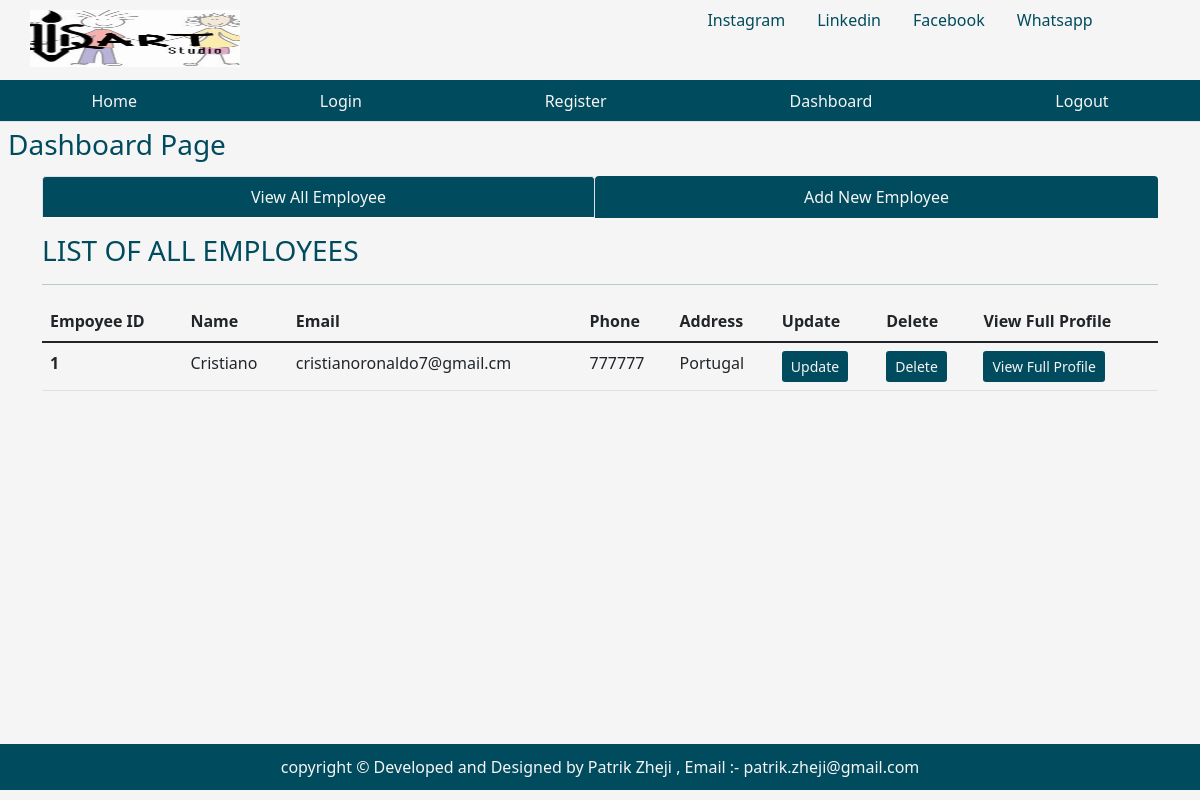
Page /dashboard on the earlier database version.
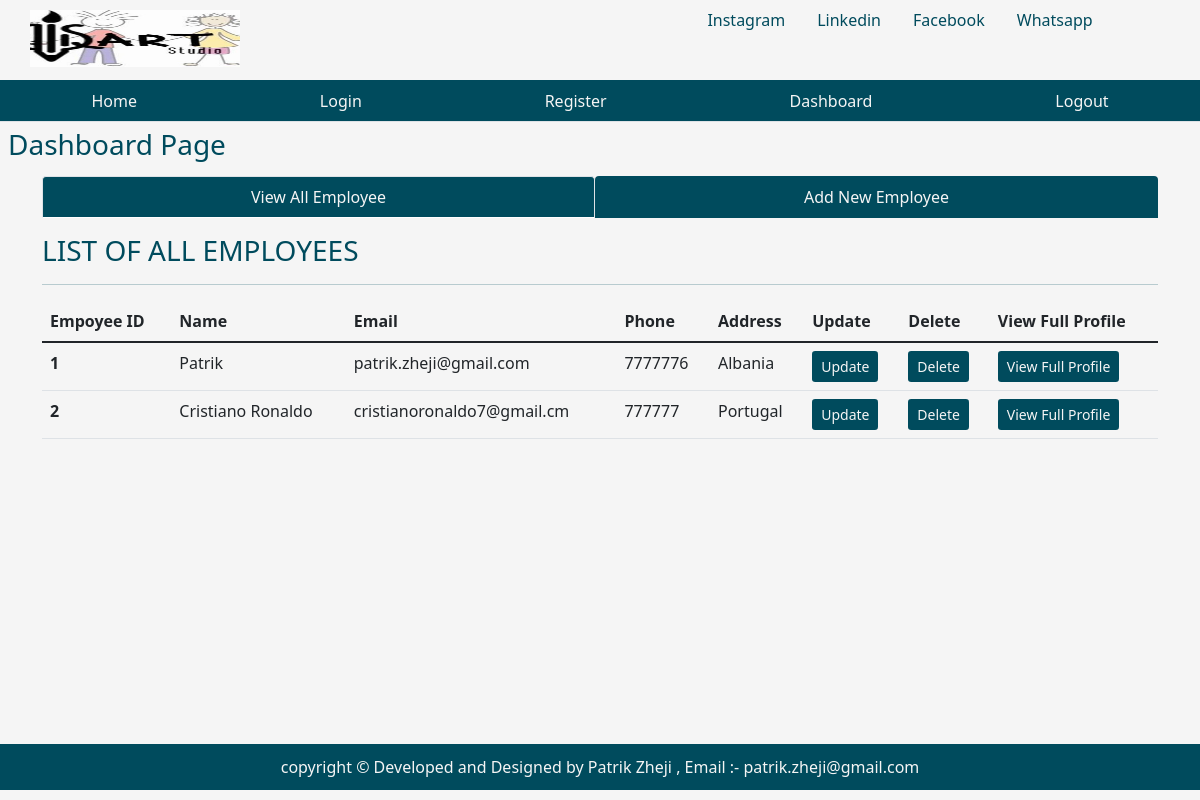
Same page on the later database version.
### tables this page shows
CREATE TABLE emp (
    empid INTEGER PRIMARY KEY AUTOINCREMENT,
    name TEXT NOT NULL,
    email TEXT,
    phone INTEGER,
    address TEXT,
    joining_date TIMESTAMP DEFAULT CURRENT_TIMESTAMP,
    total_projects INTEGER DEFAULT 1,
    total_test_case INTEGER DEFAULT 1,
    total_defects_found INTEGER DEFAULT 1,
    total_defects_pending INTEGER DEFAULT 1
);

### app.py (the view)
@app.route('/dashboard')
def dashboard():
    user = get_current_user()
    db = get_database()
    emp_cur = db.execute('SELECT empid, name, email, phone, address FROM emp')
    allemp = emp_cur.fetchall()
    return render_template('dashboard.html', user=user, allemp=allemp)

### app.py (called while the page is built)
@app.teardown_appcontext
def close_database(eror):
    if hasattr(g, 'crudapplication_db'):
        g.crudapplication_db.close()

def get_current_user():
    user = None
    if 'user' in session:
        user = session['user']
        db = get_database()
        user_cur = db.execute('SELECT * FROM users WHERE name = ?', [user])
        user = user_cur.fetchone()
    return user

### database.py (called while the page is built)
def connect_to_database():
    sql = sqlite3.connect('/Users/patrikzheji/Desktop/Final-Project-Website-Qendra/Final_project_Holberton/crudapplication.db')
    sql.row_factory = sqlite3.Row
    return sql

def get_database():
    if not hasattr(g, 'crudapplication_db'):
        g.crudapplication_db = connect_to_database()
    return g.crudapplication_db

### templates/dashboard.html (shortened to what this page needs)
{% from "showlinks.html" import show_links, showsocialmedialinks %}
<!DOCTYPE html>
<html lang="en">
<head>
    <link href="https://cdn.jsdelivr.net/npm/bootstrap@5.1.3/dist/css/bootstrap.min.css" rel="stylesheet">
    <link rel="stylesheet" href="{{ url_for('static', filename='dashboard.css')}}" type = "text/css">
</head>
<body>
      <div class="parent">
        <div class="child child1">
          <img src="static/qartstudiologo.png" alt="Logo">
        </div>
        <div class="child child2">
          {{ showsocialmedialinks() }}
        </div>
        <div class="child child3">
          {{ show_links() }}
        </div>
        <div class="child child4">
            <h3 class="m-2">Dashboard Page</h3>
        </div>
        <div class="child child5" style="color:rgb(0, 75, 93);">
        </div>
        <div class="child child6  container" style="color:rgb(0, 75, 93);">
            <ul class="nav nav-tabs nav-fill mb-3">
                <li class="nav-item">
                  <a class="nav-link active" aria-current="page" href="{{ url_for('dashboard') }}" style="background-color:rgb(0, 75, 93); color:whitesmoke;">View All Employee</a>
                </li>
                <li class="nav-item">
                  <a class="nav-link" style=" background-color:rgb(0, 75, 93); color:whitesmoke;" href="{{ url_for('addnewemployee')}}">Add New Employee</a>
                </li>
              </ul>
              <div class="table-responsive-lg caption-top">
                <caption><h3>LIST OF ALL EMPLOYEES</h3></caption>
                <hr>
                <table class="table">
                    <thead>
                        <tr>
                          <th scope="col">Empoyee ID</th>
                          <th scope="col">Name</th>
                          <th scope="col">Email</th>
                          <th scope="col">Phone</th>
                          <th scope="col">Address</th>
                          <th scope="col">Update</th>
                          <th scope="col">Delete</th>
                          <th scope="col">View Full Profile</th>
                        </tr>
                      </thead>
                      <tbody>
                        {% for emp in allemp %}
                        <tr>
                            <th scope="row">{{ emp['empid'] }}</th>
                            <td>{{ emp['name'] }}</td>
                            <td>{{ emp['email'] }}</td>
                            <td>{{ emp['phone'] }}</td>
                            <td>{{ emp['address'] }}</td>
                            <td><a class="btn btn-sm" style="background-color:rgb(0, 75, 93); color:whitesmoke;" href="{{ url_for('singleemployee', empid=emp['empid']  )}}">Update</a></td>
                            <td><a class="btn btn-sm" style="background-color:rgb(0, 75, 93); color:whitesmoke;" href="{{ url_for('singleemployee', empid=emp['empid']  )}}">Delete</a></td>
                            <td><a class="btn btn-sm" style="background-color:rgb(0, 75, 93); color:whitesmoke;" href="{{ url_for('singleemployee', empid=emp['empid']  )}}">View Full Profile</a></td>
                          </tr>
                        {% endfor %}
                      </tbody>
                </table>
              </div>
        </div>
        <div class="child child7" style="background-color:rgb(0, 75, 93); color:whitesmoke;">
            <p class="p-3 text-center">copyright &copy; Developed and Designed by Patrik Zheji , Email :- patrik.zheji@gmail.com</p>
        </div>
      </div>
</body>
</html>

Differences in the rows shown:
changed emp id 1: name "Cristiano" → "Patrik"; email "cristianoronaldo7@gmail.cm" → "patrik.zheji@gmail.com"; phone "777777" → "7777776"; address "Portugal" → "Albania"
added emp: empid "2", name "Cristiano Ronaldo", email "cristianoronaldo7@gmail.cm", phone "777777", address "Portugal"
